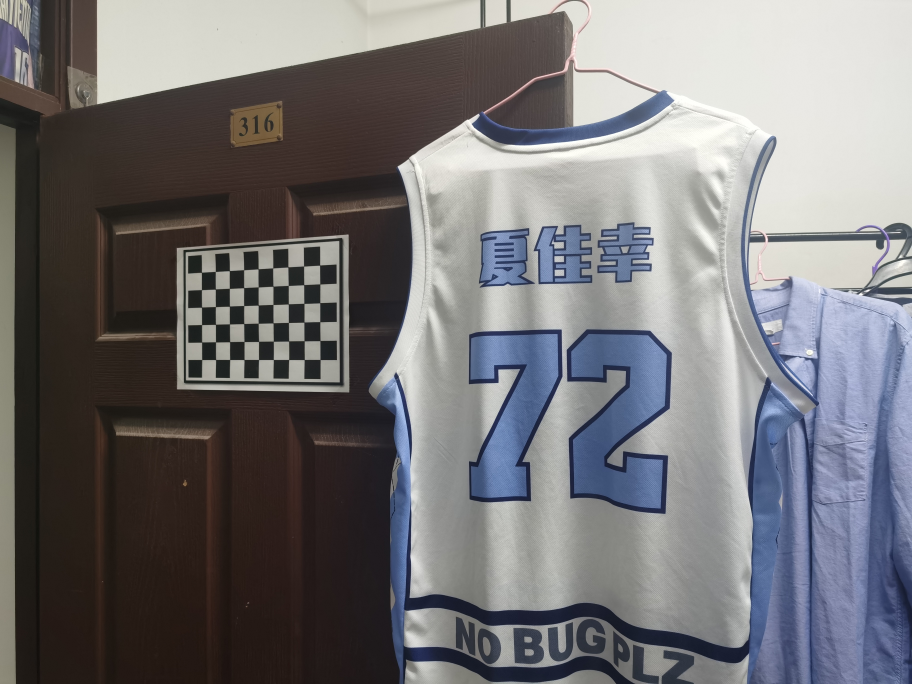
//> input picture Bird's-eye-view_Generation/Bird's-eye-view_Generation/Target.jpg, 3648 x 2736 px (shown at 1/4 size)
$ ./Bird"'"'s-eye-view_Generation.cpp'   (built with g++ and OpenCV 4)
//> lines starting //> are read from the running program, lines starting //| are printed output that depends on the picture
#include <iostream>
#include <fstream>
#include <string>
#include <opencv2/opencv.hpp>
#include <opencv2/core/core.hpp>
#include <opencv2/highgui/highgui.hpp>
#include <opencv2/imgproc.hpp>
using namespace std;
using namespace cv;

int main()
{
    // [96 lines of commented-out code are left out]
    Mat image_grey;
    Mat cameraMat = (Mat_<double>(3, 3) << 2858.67327582012, 0, 1842.422793753554, 0, 2885.015011675339, 1382.559613891173, 0, 0, 1);
    Mat distCoeffs = (Mat_<double>(1, 5) << 0.2942999624117501, -3.840871146301559, -0.006278249865101324, 0.003666120134607291, 16.25106189045292);
    Size image_size = Size(3648, 2736);
    int points_per_row = 9, points_per_col = 6;
    Size corner_size(points_per_row, points_per_col);
    vector<Point2f> points_per_image;
    Size block_size(Point2f(25.4, 25.4));
    vector<Point3f> points3D_per_image;
    Point3f point3D;
    for (int i = 0; i < corner_size.height; i++) {
        for (int j = 0; j < corner_size.width; j++) {
            point3D = Point3f(block_size.width * j, block_size.height * i, 0);
            points3D_per_image.push_back(point3D);
        }
    }

    Mat map1(image_size, CV_32FC1);
    Mat map2(image_size, CV_32FC1);
    Mat R = Mat::eye(3, 3, CV_32F);
    Mat image_dist, image_undist;

    // Generate the undistorted image.
    initUndistortRectifyMap(cameraMat, distCoeffs, R, cameraMat, image_size, CV_32FC1, map1, map2);
    image_dist = imread("Target.jpg");
//> image_dist is the input picture: 2736 rows x 3648 cols, CV_8UC3; mean B, G, R 118, 115.7, 116.9
    image_undist = image_dist.clone();
    remap(image_dist, image_undist, map1, map2, INTER_LINEAR);
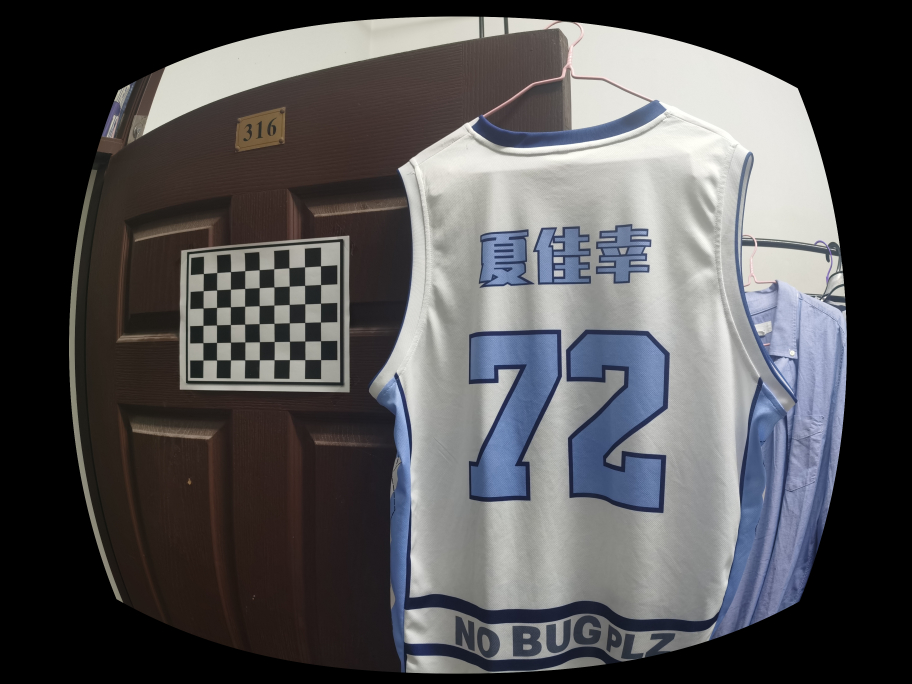
//> image_undist: 2736 rows x 3648 cols, CV_8UC3 (shown at 1/4 size); mean B, G, R 85.1, 83.5, 84.3
    imwrite("UndistortedTarget.jpg", image_undist);

    Mat H(3, 3, CV_32F, Scalar::all(0));
    vector<Point2f> objPts(4);
    vector<Point2f> imgPts(4);
    int indexArray[4] = {
        0,
        points_per_row - 1,
        (points_per_col - 1) * points_per_row,
        (points_per_col - 1) * points_per_row + points_per_row - 1
    };
    cvtColor(image_undist, image_grey, COLOR_BGR2GRAY);
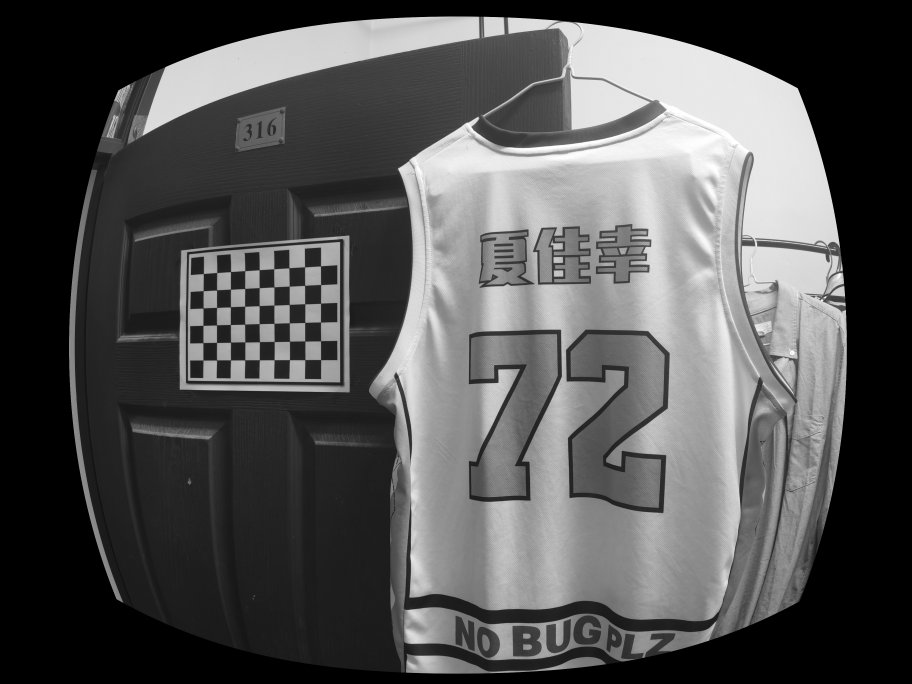
//> image_grey: 2736 rows x 3648 cols, CV_8UC1 (shown at 1/4 size); min 0, max 255, mean 83.9

    // Find the origin pixel coordinates of the key points on the calibration board in the undistorted image.
    bool success = findChessboardCorners(image_grey, corner_size, points_per_image);
//> points_per_image = 54 Points (x, y), first 12: [815.1, 1095.6], [869.1, 1091.7], [923.8, 1087.5], [981, 1084.7], [1038.1, 1080.9], [1096.8, 1076.8], [1157, 1073.1], [1219.8, 1069.3], [1283.5, 1065], [814.3, 1164.5], [867.9, 1161.5], [923.2, 1158.5]; success = true
    if (!success) {
        cout << "Corner Detection for Target.jpg Failed." << endl;
        return 1;
    }
    else {
        cout << "Corner Detection for Target.jpg Succeeded." << endl;
        find4QuadCornerSubpix(image_grey, points_per_image, Size(5, 5));
//> points_per_image = 54 Points (x, y), first 12: [815.1, 1095.6], [869.1, 1091.7], [924, 1088.5], [981, 1084.7], [1039.6, 1081.8], [1096.8, 1076.8], [1158.1, 1073.4], [1219.8, 1069.3], [1284, 1065.5], [814.2, 1165.2], [867.9, 1161.6], [923.2, 1158.5]
    }

    // Set the ideal pixel coordinates of the key points on the calibration board in the undistorted image.
    for (int i = 0; i < 4; i++) {
        objPts[i].x = 4 * points3D_per_image[indexArray[i]].x + 150;
        objPts[i].y = 4 * points3D_per_image[indexArray[i]].y + 850;
        imgPts[i] = points_per_image[indexArray[i]];
    }

    // Estimate the homography transformation and generate the bird's-eye-view image.
    H = getPerspectiveTransform(objPts, imgPts);
//> H = [[0.454, -0.00687, 737.3], [-0.137, 0.671, 525.2], [-9.39e-05, -5.77e-06, 1]]
    Mat birdsEyeView = image_undist.clone();
    warpPerspective(image_undist, birdsEyeView, H, image_size, CV_INTER_LINEAR + CV_WARP_INVERSE_MAP + CV_WARP_FILL_OUTLIERS);
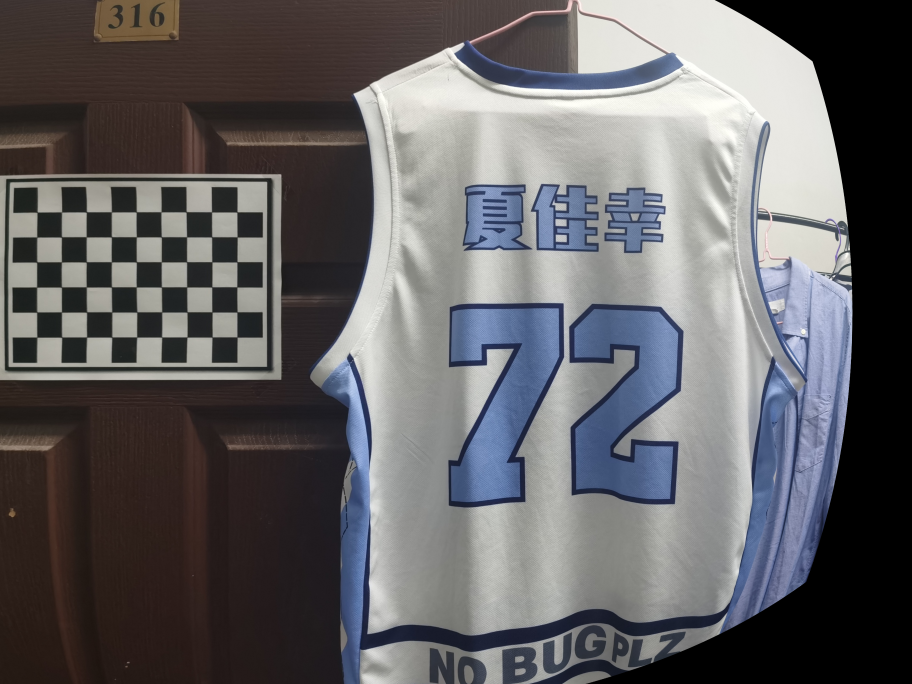
//> birdsEyeView: 2736 rows x 3648 cols, CV_8UC3 (shown at 1/4 size); mean B, G, R 100.9, 98.6, 99.9
    imwrite("BirdsEyeView.jpg", birdsEyeView);

    return 0;
}
